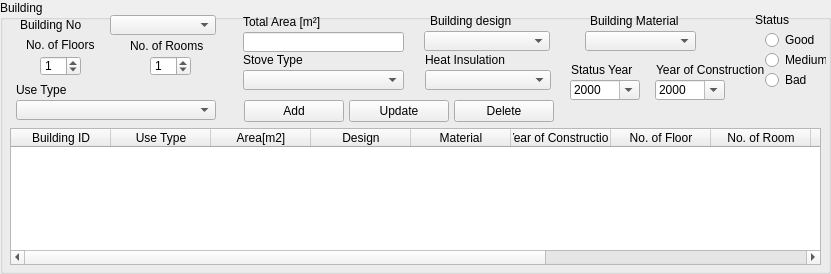
    <widget class="QGroupBox" name="groupBox_4">
     <property name="geometry">
      <rect>
       <x>0</x>
       <y>350</y>
       <width>831</width>
       <height>274</height>
      </rect>
     </property>
     <property name="title">
      <string>Building</string>
     </property>
     <widget class="QLabel" name="label_2">
      <property name="geometry">
       <rect>
        <x>425</x>
        <y>50</y>
        <width>176</width>
        <height>20</height>
       </rect>
      </property>
      <property name="minimumSize">
       <size>
        <width>0</width>
        <height>20</height>
       </size>
      </property>
      <property name="maximumSize">
       <size>
        <width>16777215</width>
        <height>20</height>
       </size>
      </property>
      <property name="text">
       <string>Heat Insulation</string>
      </property>
     </widget>
     <widget class="QComboBox" name="building_stove_type_cbox">
      <property name="geometry">
       <rect>
        <x>243</x>
        <y>70</y>
        <width>161</width>
        <height>20</height>
       </rect>
      </property>
      <property name="minimumSize">
       <size>
        <width>0</width>
        <height>20</height>
       </size>
      </property>
      <property name="maximumSize">
       <size>
        <width>16777215</width>
        <height>20</height>
       </size>
      </property>
     </widget>
     <widget class="QLabel" name="useTypeLabel_2">
      <property name="geometry">
       <rect>
        <x>16</x>
        <y>80</y>
        <width>201</width>
        <height>20</height>
       </rect>
      </property>
      <property name="minimumSize">
       <size>
        <width>0</width>
        <height>20</height>
       </size>
      </property>
      <property name="maximumSize">
       <size>
        <width>16777215</width>
        <height>20</height>
       </size>
      </property>
      <property name="text">
       <string>Use Type</string>
      </property>
     </widget>
     <widget class="QComboBox" name="building_heat_Insulation_cbox">
      <property name="geometry">
       <rect>
        <x>425</x>
        <y>70</y>
        <width>126</width>
        <height>20</height>
       </rect>
      </property>
      <property name="minimumSize">
       <size>
        <width>0</width>
        <height>20</height>
       </size>
      </property>
      <property name="maximumSize">
       <size>
        <width>16777215</width>
        <height>20</height>
       </size>
      </property>
     </widget>
     <widget class="QLabel" name="stoveTypeLabel_2">
      <property name="geometry">
       <rect>
        <x>243</x>
        <y>50</y>
        <width>156</width>
        <height>20</height>
       </rect>
      </property>
      <property name="minimumSize">
       <size>
        <width>0</width>
        <height>20</height>
       </size>
      </property>
      <property name="maximumSize">
       <size>
        <width>16777215</width>
        <height>20</height>
       </size>
      </property>
      <property name="text">
       <string>Stove Type</string>
      </property>
     </widget>
     <widget class="QComboBox" name="building_use_type_cbox">
      <property name="geometry">
       <rect>
        <x>16</x>
        <y>100</y>
        <width>200</width>
        <height>20</height>
       </rect>
      </property>
      <property name="minimumSize">
       <size>
        <width>0</width>
        <height>20</height>
       </size>
      </property>
      <property name="maximumSize">
       <size>
        <width>16777215</width>
        <height>20</height>
       </size>
      </property>
     </widget>
     <widget class="QComboBox" name="building_material_cbox">
      <property name="geometry">
       <rect>
        <x>585</x>
        <y>31</y>
        <width>111</width>
        <height>20</height>
       </rect>
      </property>
      <property name="minimumSize">
       <size>
        <width>0</width>
        <height>20</height>
       </size>
      </property>
      <property name="maximumSize">
       <size>
        <width>16777215</width>
        <height>20</height>
       </size>
      </property>
     </widget>
     <widget class="QLabel" name="BuildingInfoMaterialLabel_2">
      <property name="geometry">
       <rect>
        <x>590</x>
        <y>11</y>
        <width>111</width>
        <height>20</height>
       </rect>
      </property>
      <property name="minimumSize">
       <size>
        <width>0</width>
        <height>20</height>
       </size>
      </property>
      <property name="maximumSize">
       <size>
        <width>16777215</width>
        <height>20</height>
       </size>
      </property>
      <property name="text">
       <string>Building Material</string>
      </property>
     </widget>
     <widget class="QDateEdit" name="building_construction_year_edit">
      <property name="geometry">
       <rect>
        <x>655</x>
        <y>80</y>
        <width>70</width>
        <height>20</height>
       </rect>
      </property>
      <property name="minimumSize">
       <size>
        <width>0</width>
        <height>20</height>
       </size>
      </property>
      <property name="maximumSize">
       <size>
        <width>16777215</width>
        <height>20</height>
       </size>
      </property>
      <property name="displayFormat">
       <string>yyyy</string>
      </property>
      <property name="calendarPopup">
       <bool>true</bool>
      </property>
     </widget>
     <widget class="QLabel" name="yearConstructionLabel_3">
      <property name="geometry">
       <rect>
        <x>656</x>
        <y>60</y>
        <width>111</width>
        <height>20</height>
       </rect>
      </property>
      <property name="minimumSize">
       <size>
        <width>0</width>
        <height>20</height>
       </size>
      </property>
      <property name="maximumSize">
       <size>
        <width>16777215</width>
        <height>20</height>
       </size>
      </property>
      <property name="text">
       <string>Year of Construction</string>
      </property>
     </widget>
     <widget class="QLineEdit" name="building_area_edit">
      <property name="geometry">
       <rect>
        <x>243</x>
        <y>32</y>
        <width>161</width>
        <height>20</height>
       </rect>
      </property>
     </widget>
     <widget class="QLabel" name="totalareaLabel_3">
      <property name="geometry">
       <rect>
        <x>243</x>
        <y>12</y>
        <width>166</width>
        <height>20</height>
       </rect>
      </property>
      <property name="minimumSize">
       <size>
        <width>0</width>
        <height>20</height>
       </size>
      </property>
      <property name="maximumSize">
       <size>
        <width>16777215</width>
        <height>20</height>
       </size>
      </property>
      <property name="text">
       <string>Total Area [m²]</string>
      </property>
     </widget>
     <widget class="QRadioButton" name="b_status_good_rbutton">
      <property name="geometry">
       <rect>
        <x>765</x>
        <y>30</y>
        <width>61</width>
        <height>20</height>
       </rect>
      </property>
      <property name="minimumSize">
       <size>
        <width>0</width>
        <height>20</height>
       </size>
      </property>
      <property name="maximumSize">
       <size>
        <width>16777215</width>
        <height>20</height>
       </size>
      </property>
      <property name="text">
       <string>Good</string>
      </property>
     </widget>
     <widget class="QRadioButton" name="b_status_bad_rbutton">
      <property name="geometry">
       <rect>
        <x>765</x>
        <y>70</y>
        <width>61</width>
        <height>20</height>
       </rect>
      </property>
      <property name="minimumSize">
       <size>
        <width>0</width>
        <height>20</height>
       </size>
      </property>
      <property name="maximumSize">
       <size>
        <width>16777215</width>
        <height>20</height>
       </size>
      </property>
      <property name="text">
       <string>Bad</string>
      </property>
     </widget>
     <widget class="QLabel" name="maintenanceStatusLabel_3">
      <property name="geometry">
       <rect>
        <x>755</x>
        <y>10</y>
        <width>76</width>
        <height>20</height>
       </rect>
      </property>
      <property name="minimumSize">
       <size>
        <width>0</width>
        <height>20</height>
       </size>
      </property>
      <property name="maximumSize">
       <size>
        <width>16777215</width>
        <height>20</height>
       </size>
      </property>
      <property name="text">
       <string>Status</string>
      </property>
     </widget>
     <widget class="QRadioButton" name="b_status_medium_rbutton">
      <property name="geometry">
       <rect>
        <x>765</x>
        <y>50</y>
        <width>61</width>
        <height>20</height>
       </rect>
      </property>
      <property name="minimumSize">
       <size>
        <width>0</width>
        <height>20</height>
       </size>
      </property>
      <property name="maximumSize">
       <size>
        <width>16777215</width>
        <height>20</height>
       </size>
      </property>
      <property name="text">
       <string>Medium</string>
      </property>
     </widget>
     <widget class="QLabel" name="maintenanceYearLabel_3">
      <property name="geometry">
       <rect>
        <x>571</x>
        <y>60</y>
        <width>121</width>
        <height>20</height>
       </rect>
      </property>
      <property name="minimumSize">
       <size>
        <width>0</width>
        <height>20</height>
       </size>
      </property>
      <property name="maximumSize">
       <size>
        <width>16777215</width>
        <height>20</height>
       </size>
      </property>
      <property name="text">
       <string>Status Year</string>
      </property>
     </widget>
     <widget class="QDateEdit" name="building_status_year_date">
      <property name="geometry">
       <rect>
        <x>570</x>
        <y>80</y>
        <width>70</width>
        <height>20</height>
       </rect>
      </property>
      <property name="minimumSize">
       <size>
        <width>0</width>
        <height>20</height>
       </size>
      </property>
      <property name="maximumSize">
       <size>
        <width>16777215</width>
        <height>20</height>
       </size>
      </property>
      <property name="displayFormat">
       <string>yyyy</string>
      </property>
      <property name="calendarPopup">
       <bool>true</bool>
      </property>
     </widget>
     <widget class="QTableWidget" name="home_building_twidget">
      <property name="geometry">
       <rect>
        <x>10</x>
        <y>128</y>
        <width>811</width>
        <height>137</height>
       </rect>
      </property>
      <column>
       <property name="text">
        <string>Building ID</string>
       </property>
      </column>
      <column>
       <property name="text">
        <string>Use Type</string>
       </property>
      </column>
      <column>
       <property name="text">
        <string>Area[m2]</string>
       </property>
      </column>
      <column>
       <property name="text">
        <string>Design</string>
       </property>
      </column>
      <column>
       <property name="text">
        <string>Material</string>
       </property>
      </column>
      <column>
       <property name="text">
        <string>Year of Construction</string>
       </property>
      </column>
      <column>
       <property name="text">
        <string>No. of Floor</string>
       </property>
      </column>
      <column>
       <property name="text">
        <string>No. of Room</string>
       </property>
      </column>
      <column>
       <property name="text">
        <string>Stove </string>
       </property>
      </column>
      <column>
       <property name="text">
        <string>Heat</string>
       </property>
      </column>
      <column>
       <property name="text">
        <string>Status</string>
       </property>
      </column>
      <column>
       <property name="text">
        <string>Status Year</string>
       </property>
      </column>
     </widget>
     <widget class="QPushButton" name="building_add_button">
      <property name="geometry">
       <rect>
        <x>244</x>
        <y>100</y>
        <width>100</width>
        <height>22</height>
       </rect>
      </property>
      <property name="sizePolicy">
       <sizepolicy hsizetype="Fixed" vsizetype="Fixed">
        <horstretch>0</horstretch>
        <verstretch>0</verstretch>
       </sizepolicy>
      </property>
      <property name="minimumSize">
       <size>
        <width>0</width>
        <height>22</height>
       </size>
      </property>
      <property name="maximumSize">
       <size>
        <width>100</width>
        <height>22</height>
       </size>
      </property>
      <property name="text">
       <string>Add</string>
      </property>
     </widget>
     <widget class="QPushButton" name="building_delete_button">
      <property name="geometry">
       <rect>
        <x>454</x>
        <y>100</y>
        <width>100</width>
        <height>22</height>
       </rect>
      </property>
      <property name="minimumSize">
       <size>
        <width>0</width>
        <height>22</height>
       </size>
      </property>
      <property name="maximumSize">
       <size>
        <width>100</width>
        <height>22</height>
       </size>
      </property>
      <property name="text">
       <string>Delete</string>
      </property>
     </widget>
     <widget class="QPushButton" name="building_update_button">
      <property name="geometry">
       <rect>
        <x>349</x>
        <y>100</y>
        <width>100</width>
        <height>22</height>
       </rect>
      </property>
      <property name="sizePolicy">
       <sizepolicy hsizetype="Fixed" vsizetype="Fixed">
        <horstretch>0</horstretch>
        <verstretch>0</verstretch>
       </sizepolicy>
      </property>
      <property name="minimumSize">
       <size>
        <width>0</width>
        <height>22</height>
       </size>
      </property>
      <property name="maximumSize">
       <size>
        <width>100</width>
        <height>22</height>
       </size>
      </property>
      <property name="text">
       <string>Update</string>
      </property>
     </widget>
     <widget class="QLabel" name="useTypeLabel_8">
      <property name="geometry">
       <rect>
        <x>20</x>
        <y>15</y>
        <width>91</width>
        <height>20</height>
       </rect>
      </property>
      <property name="minimumSize">
       <size>
        <width>0</width>
        <height>20</height>
       </size>
      </property>
      <property name="maximumSize">
       <size>
        <width>16777215</width>
        <height>20</height>
       </size>
      </property>
      <property name="text">
       <string>Building No</string>
      </property>
     </widget>
     <widget class="QSpinBox" name="no_floor_sbox">
      <property name="geometry">
       <rect>
        <x>40</x>
        <y>56</y>
        <width>41</width>
        <height>20</height>
       </rect>
      </property>
      <property name="minimumSize">
       <size>
        <width>0</width>
        <height>20</height>
       </size>
      </property>
      <property name="maximumSize">
       <size>
        <width>16777215</width>
        <height>20</height>
       </size>
      </property>
      <property name="value">
       <number>1</number>
      </property>
     </widget>
     <widget class="QLabel" name="NoFloorLabel_3">
      <property name="geometry">
       <rect>
        <x>26</x>
        <y>35</y>
        <width>81</width>
        <height>20</height>
       </rect>
      </property>
      <property name="minimumSize">
       <size>
        <width>0</width>
        <height>20</height>
       </size>
      </property>
      <property name="maximumSize">
       <size>
        <width>16777215</width>
        <height>20</height>
       </size>
      </property>
      <property name="text">
       <string>No. of Floors</string>
      </property>
     </widget>
     <widget class="QComboBox" name="building_no_cbox">
      <property name="geometry">
       <rect>
        <x>110</x>
        <y>15</y>
        <width>106</width>
        <height>20</height>
       </rect>
      </property>
      <property name="minimumSize">
       <size>
        <width>0</width>
        <height>20</height>
       </size>
      </property>
      <property name="maximumSize">
       <size>
        <width>16777215</width>
        <height>20</height>
       </size>
      </property>
     </widget>
     <widget class="QSpinBox" name="no_room_sbox">
      <property name="geometry">
       <rect>
        <x>150</x>
        <y>56</y>
        <width>41</width>
        <height>20</height>
       </rect>
      </property>
      <property name="minimumSize">
       <size>
        <width>0</width>
        <height>20</height>
       </size>
      </property>
      <property name="maximumSize">
       <size>
        <width>16777215</width>
        <height>20</height>
       </size>
      </property>
      <property name="value">
       <number>1</number>
      </property>
     </widget>
     <widget class="QLabel" name="NoFloorLabel_4">
      <property name="geometry">
       <rect>
        <x>130</x>
        <y>36</y>
        <width>81</width>
        <height>20</height>
       </rect>
      </property>
      <property name="minimumSize">
       <size>
        <width>0</width>
        <height>20</height>
       </size>
      </property>
      <property name="maximumSize">
       <size>
        <width>16777215</width>
        <height>20</height>
       </size>
      </property>
      <property name="text">
       <string>No. of Rooms</string>
      </property>
     </widget>
     <widget class="QComboBox" name="building_design_cbox">
      <property name="geometry">
       <rect>
        <x>424</x>
        <y>31</y>
        <width>126</width>
        <height>20</height>
       </rect>
      </property>
      <property name="minimumSize">
       <size>
        <width>0</width>
        <height>20</height>
       </size>
      </property>
      <property name="maximumSize">
       <size>
        <width>16777215</width>
        <height>20</height>
       </size>
      </property>
     </widget>
     <widget class="QLabel" name="BuildingInfoMaterialLabel_9">
      <property name="geometry">
       <rect>
        <x>430</x>
        <y>11</y>
        <width>131</width>
        <height>20</height>
       </rect>
      </property>
      <property name="minimumSize">
       <size>
        <width>0</width>
        <height>20</height>
       </size>
      </property>
      <property name="maximumSize">
       <size>
        <width>16777215</width>
        <height>20</height>
       </size>
      </property>
      <property name="text">
       <string>Building design</string>
      </property>
     </widget>
    </widget>
